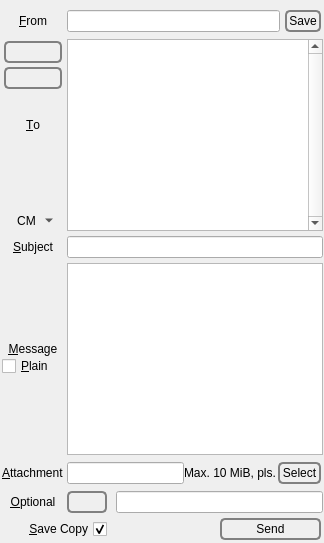
             <widget class="QWidget" name="tab_5">
              <attribute name="icon">
               <iconset resource="../Icons/icons.qrc">
                <normaloff>:/nuvola/write.png</normaloff>:/nuvola/write.png</iconset>
              </attribute>
              <attribute name="title">
               <string>&amp;Write</string>
              </attribute>
              <layout class="QVBoxLayout" name="verticalLayout_27">
               <property name="spacing">
                <number>3</number>
               </property>
               <property name="leftMargin">
                <number>2</number>
               </property>
               <property name="topMargin">
                <number>1</number>
               </property>
               <property name="rightMargin">
                <number>1</number>
               </property>
               <property name="bottomMargin">
                <number>1</number>
               </property>
               <item>
                <layout class="QGridLayout" name="gridLayout_4">
                 <property name="topMargin">
                  <number>7</number>
                 </property>
                 <property name="horizontalSpacing">
                  <number>3</number>
                 </property>
                 <property name="verticalSpacing">
                  <number>5</number>
                 </property>
                 <item row="0" column="0">
                  <widget class="QLabel" name="label_16">
                   <property name="text">
                    <string>&amp;From</string>
                   </property>
                   <property name="alignment">
                    <set>Qt::AlignCenter</set>
                   </property>
                   <property name="buddy">
                    <cstring>emailName</cstring>
                   </property>
                  </widget>
                 </item>
                 <item row="0" column="1">
                  <layout class="QHBoxLayout" name="horizontalLayout_20">
                   <property name="spacing">
                    <number>3</number>
                   </property>
                   <property name="topMargin">
                    <number>0</number>
                   </property>
                   <item>
                    <widget class="QLineEdit" name="emailName"/>
                   </item>
                   <item>
                    <widget class="QPushButton" name="saveEmailName">
                     <property name="toolTip">
                      <string>Save my name.</string>
                     </property>
                     <property name="styleSheet">
                      <string notr="true">QPushButton {
 border: 2px solid gray;
 background-color: qlineargradient(x1: 0, y1: 0, x2: 0, y2: 1,
                                   stop: 0 #E0E0E0, stop: 1 #FFFFFF);
 border-radius: 5px;
 margin: 2px;
 padding: 2px;
 }



QPushButton:hover { 
background-color: qlineargradient(x1: 0, y1: 0, x2: 0, y2: 1,
                                   stop: 0 rgb(254,229,172), stop: 1 #FFFFFF);
background-position: top center; } 

QPushButton:pressed {
     background-color: darkgrey;
     border-style: inset;
 }</string>
                     </property>
                     <property name="text">
                      <string>Save</string>
                     </property>
                    </widget>
                   </item>
                  </layout>
                 </item>
                 <item row="9" column="1">
                  <layout class="QHBoxLayout" name="horizontalLayout_31">
                   <property name="spacing">
                    <number>9</number>
                   </property>
                   <item>
                    <widget class="QPushButton" name="generateGoldBug">
                     <property name="toolTip">
                      <string>&lt;html&gt;&lt;head/&gt;&lt;body&gt;&lt;p&gt;Add with the GoldBug an additional layer of encryption to the e-mail. &lt;br&gt;Do remember to notify all recipients of the GoldBug password.&lt;/p&gt;&lt;/body&gt;&lt;/html&gt;</string>
                     </property>
                     <property name="styleSheet">
                      <string notr="true">QPushButton {
 border: 2px solid gray;
 background-color: qlineargradient(x1: 0, y1: 0, x2: 0, y2: 1,
                                   stop: 0 #E0E0E0, stop: 1 #FFFFFF);
 border-radius: 5px;

 padding: 2px;
 }


QPushButton:hover { 
background-color: qlineargradient(x1: 0, y1: 0, x2: 0, y2: 1,
                                   stop: 0 rgb(254,229,172), stop: 1 #FFFFFF);
background-position: top center; } 

QPushButton:pressed {
     background-color: darkgrey;
     border-style: inset;
 }</string>
                     </property>
                     <property name="text">
                      <string/>
                     </property>
                     <property name="icon">
                      <iconset resource="../Icons/icons.qrc">
                       <normaloff>:/nuvola/goldbug.png</normaloff>:/nuvola/goldbug.png</iconset>
                     </property>
                     <property name="autoRepeatDelay">
                      <number>300</number>
                     </property>
                     <property name="autoRepeatInterval">
                      <number>100</number>
                     </property>
                     <property name="flat">
                      <bool>true</bool>
                     </property>
                    </widget>
                   </item>
                   <item>
                    <widget class="QLineEdit" name="goldbug"/>
                   </item>
                  </layout>
                 </item>
                 <item row="9" column="0">
                  <widget class="QLabel" name="label_6">
                   <property name="text">
                    <string>&amp;Optional</string>
                   </property>
                   <property name="alignment">
                    <set>Qt::AlignCenter</set>
                   </property>
                   <property name="buddy">
                    <cstring>goldbug</cstring>
                   </property>
                  </widget>
                 </item>
                 <item row="5" column="1">
                  <widget class="QTextEdit" name="outgoingMessage">
                   <property name="tabChangesFocus">
                    <bool>true</bool>
                   </property>
                   <property name="overwriteMode">
                    <bool>false</bool>
                   </property>
                  </widget>
                 </item>
                 <item row="2" column="0">
                  <layout class="QVBoxLayout" name="verticalLayout_31">
                   <item>
                    <layout class="QVBoxLayout" name="verticalLayout_33">
                     <item>
                      <layout class="QHBoxLayout" name="horizontalLayout_17">
                       <item>
                        <widget class="QPushButton" name="copyrepleo_email">
                         <property name="toolTip">
                          <string>&lt;html&gt;&lt;head/&gt;&lt;body&gt;&lt;p&gt;Copy the E-Mail-Repleo of the selected friend.&lt;/p&gt;&lt;/body&gt;&lt;/html&gt;</string>
                         </property>
                         <property name="styleSheet">
                          <string notr="true">QPushButton {
 border: 2px solid gray;
 background-color: qlineargradient(x1: 0, y1: 0, x2: 0, y2: 1,
                                   stop: 0 #E0E0E0, stop: 1 #FFFFFF);
 border-radius: 5px;
 margin: 2px;
 padding: 2px;
 }


QPushButton:hover { 
background-color: qlineargradient(x1: 0, y1: 0, x2: 0, y2: 1,
                                   stop: 0 rgb(254,229,172), stop: 1 #FFFFFF);
background-position: top center; } 

QPushButton:pressed {
     background-color: darkgrey;
     border-style: inset;
 }</string>
                         </property>
                         <property name="text">
                          <string/>
                         </property>
                         <property name="icon">
                          <iconset resource="../Icons/icons.qrc">
                           <normaloff>:/nuvola/repleo-email.png</normaloff>:/nuvola/repleo-email.png</iconset>
                         </property>
                        </widget>
                       </item>
                      </layout>
                     </item>
                     <item>
                      <layout class="QHBoxLayout" name="horizontalLayout_33">
                       <item>
                        <widget class="QPushButton" name="clearOutgoing">
                         <property name="toolTip">
                          <string>&lt;html&gt;&lt;head/&gt;&lt;body&gt;&lt;p&gt;Clear all.&lt;/p&gt;&lt;/body&gt;&lt;/html&gt;</string>
                         </property>
                         <property name="styleSheet">
                          <string notr="true">QPushButton {
 border: 2px solid gray;
 background-color: qlineargradient(x1: 0, y1: 0, x2: 0, y2: 1,
                                   stop: 0 #E0E0E0, stop: 1 #FFFFFF);
 border-radius: 5px;
 margin: 2px;
 padding: 2px;
 }


QPushButton:hover { 
background-color: qlineargradient(x1: 0, y1: 0, x2: 0, y2: 1,
                                   stop: 0 rgb(254,229,172), stop: 1 #FFFFFF);
background-position: top center; } 

QPushButton:pressed {
     background-color: darkgrey;
     border-style: inset;
 }</string>
                         </property>
                         <property name="text">
                          <string/>
                         </property>
                         <property name="icon">
                          <iconset resource="../Icons/icons.qrc">
                           <normaloff>:/nuvola/clear.png</normaloff>:/nuvola/clear.png</iconset>
                         </property>
                        </widget>
                       </item>
                      </layout>
                     </item>
                     <item>
                      <spacer name="verticalSpacer">
                       <property name="orientation">
                        <enum>Qt::Vertical</enum>
                       </property>
                       <property name="sizeHint" stdset="0">
                        <size>
                         <width>1</width>
                         <height>1</height>
                        </size>
                       </property>
                      </spacer>
                     </item>
                    </layout>
                   </item>
                   <item>
                    <widget class="QLabel" name="label_10">
                     <property name="text">
                      <string>&amp;To</string>
                     </property>
                     <property name="alignment">
                      <set>Qt::AlignCenter</set>
                     </property>
                     <property name="buddy">
                      <cstring>emailParticipants</cstring>
                     </property>
                    </widget>
                   </item>
                   <item>
                    <spacer name="verticalSpacer_14">
                     <property name="orientation">
                      <enum>Qt::Vertical</enum>
                     </property>
                     <property name="sizeHint" stdset="0">
                      <size>
                       <width>1</width>
                       <height>1</height>
                      </size>
                     </property>
                    </spacer>
                   </item>
                   <item>
                    <layout class="QHBoxLayout" name="horizontalLayout_46">
                     <property name="spacing">
                      <number>0</number>
                     </property>
                     <property name="topMargin">
                      <number>0</number>
                     </property>
                     <item>
                      <widget class="QToolButton" name="emailWriteActionMenu">
                       <property name="toolTip">
                        <string>&lt;html&gt;&lt;head/&gt;&lt;body&gt;&lt;p&gt;Right-mouse context menu as a button for tablets.&lt;/p&gt;&lt;/body&gt;&lt;/html&gt;</string>
                       </property>
                       <property name="styleSheet">
                        <string notr="true">QPushButton {
 border: 2px solid gray;
 background-color: qlineargradient(x1: 0, y1: 0, x2: 0, y2: 1,
                                   stop: 0 #E0E0E0, stop: 1 #FFFFFF);
 border-radius: 5px;
 margin: 2px;
 padding: 2px;
 }


QPushButton:hover { 
background-color: qlineargradient(x1: 0, y1: 0, x2: 0, y2: 1,
                                   stop: 0 rgb(254,229,172), stop: 1 #FFFFFF);
background-position: top center; } 

QPushButton:pressed {
     background-color: darkgrey;
     border-style: inset;
 }</string>
                       </property>
                       <property name="text">
                        <string>CM</string>
                       </property>
                       <property name="icon">
                        <iconset resource="../Icons/icons.qrc">
                         <normaloff>:/generic/menu.png</normaloff>:/generic/menu.png</iconset>
                       </property>
                       <property name="popupMode">
                        <enum>QToolButton::MenuButtonPopup</enum>
                       </property>
                       <property name="autoRaise">
                        <bool>true</bool>
                       </property>
                      </widget>
                     </item>
                    </layout>
                   </item>
                  </layout>
                 </item>
                 <item row="4" column="0">
                  <widget class="QLabel" name="label_25">
                   <property name="text">
                    <string>&amp;Subject</string>
                   </property>
                   <property name="alignment">
                    <set>Qt::AlignCenter</set>
                   </property>
                   <property name="buddy">
                    <cstring>outgoingSubject</cstring>
                   </property>
                  </widget>
                 </item>
                 <item row="4" column="1">
                  <widget class="QLineEdit" name="outgoingSubject"/>
                 </item>
                 <item row="2" column="1">
                  <widget class="QTableWidget" name="emailParticipants">
                   <property name="verticalScrollBarPolicy">
                    <enum>Qt::ScrollBarAlwaysOn</enum>
                   </property>
                   <property name="horizontalScrollBarPolicy">
                    <enum>Qt::ScrollBarAlwaysOff</enum>
                   </property>
                   <property name="alternatingRowColors">
                    <bool>false</bool>
                   </property>
                   <property name="selectionBehavior">
                    <enum>QAbstractItemView::SelectRows</enum>
                   </property>
                   <property name="horizontalScrollMode">
                    <enum>QAbstractItemView::ScrollPerPixel</enum>
                   </property>
                   <property name="gridStyle">
                    <enum>Qt::DotLine</enum>
                   </property>
                   <property name="sortingEnabled">
                    <bool>true</bool>
                   </property>
                   <attribute name="horizontalHeaderVisible">
                    <bool>false</bool>
                   </attribute>
                   <attribute name="horizontalHeaderDefaultSectionSize">
                    <number>125</number>
                   </attribute>
                   <attribute name="horizontalHeaderMinimumSectionSize">
                    <number>125</number>
                   </attribute>
                   <attribute name="horizontalHeaderStretchLastSection">
                    <bool>true</bool>
                   </attribute>
                   <attribute name="verticalHeaderVisible">
                    <bool>false</bool>
                   </attribute>
                   <column>
                    <property name="text">
                     <string>Participant</string>
                    </property>
                   </column>
                   <column>
                    <property name="text">
                     <string>OID</string>
                    </property>
                   </column>
                   <column>
                    <property name="text">
                     <string>neighbor_oid</string>
                    </property>
                   </column>
                   <column>
                    <property name="text">
                     <string>public_key_hash</string>
                    </property>
                   </column>
                  </widget>
                 </item>
                 <item row="6" column="1">
                  <layout class="QHBoxLayout" name="horizontalLayout_68">
                   <item>
                    <widget class="QLineEdit" name="attachment"/>
                   </item>
                   <item>
                    <widget class="QLabel" name="label_95">
                     <property name="text">
                      <string>Max. 10 MiB, pls.</string>
                     </property>
                    </widget>
                   </item>
                   <item>
                    <widget class="QPushButton" name="selectAttachment">
                     <property name="styleSheet">
                      <string notr="true">QPushButton {
 border: 2px solid gray;
 background-color: qlineargradient(x1: 0, y1: 0, x2: 0, y2: 1,
                                   stop: 0 #E0E0E0, stop: 1 #FFFFFF);
 border-radius: 5px;
 margin: 2px;
 padding: 2px;
 }


QPushButton:hover { 
background-color: qlineargradient(x1: 0, y1: 0, x2: 0, y2: 1,
                                   stop: 0 rgb(254,229,172), stop: 1 #FFFFFF);
background-position: top center; } 

QPushButton:pressed {
     background-color: darkgrey;
     border-style: inset;
 }</string>
                     </property>
                     <property name="text">
                      <string>Select</string>
                     </property>
                    </widget>
                   </item>
                  </layout>
                 </item>
                 <item row="6" column="0">
                  <widget class="QLabel" name="label_31">
                   <property name="text">
                    <string>&amp;Attachment</string>
                   </property>
                   <property name="buddy">
                    <cstring>attachment</cstring>
                   </property>
                  </widget>
                 </item>
                 <item row="5" column="0">
                  <layout class="QVBoxLayout" name="verticalLayout_70">
                   <item>
                    <spacer name="verticalSpacer_9">
                     <property name="orientation">
                      <enum>Qt::Vertical</enum>
                     </property>
                     <property name="sizeHint" stdset="0">
                      <size>
                       <width>20</width>
                       <height>40</height>
                      </size>
                     </property>
                    </spacer>
                   </item>
                   <item>
                    <widget class="QLabel" name="label_26">
                     <property name="text">
                      <string>&amp;Message</string>
                     </property>
                     <property name="alignment">
                      <set>Qt::AlignCenter</set>
                     </property>
                     <property name="buddy">
                      <cstring>outgoingMessage</cstring>
                     </property>
                    </widget>
                   </item>
                   <item>
                    <widget class="QCheckBox" name="plain">
                     <property name="text">
                      <string>&amp;Plain</string>
                     </property>
                    </widget>
                   </item>
                   <item>
                    <spacer name="verticalSpacer_15">
                     <property name="orientation">
                      <enum>Qt::Vertical</enum>
                     </property>
                     <property name="sizeHint" stdset="0">
                      <size>
                       <width>20</width>
                       <height>40</height>
                      </size>
                     </property>
                    </spacer>
                   </item>
                  </layout>
                 </item>
                </layout>
               </item>
               <item>
                <layout class="QHBoxLayout" name="horizontalLayout_29">
                 <property name="leftMargin">
                  <number>0</number>
                 </property>
                 <item>
                  <widget class="QCheckBox" name="saveCopy">
                   <property name="toolTip">
                    <string>&lt;html&gt;&lt;head/&gt;&lt;body&gt;&lt;p&gt;Save a copy of your e-mail.&lt;/p&gt;&lt;/body&gt;&lt;/html&gt;</string>
                   </property>
                   <property name="layoutDirection">
                    <enum>Qt::RightToLeft</enum>
                   </property>
                   <property name="text">
                    <string>&amp;Save Copy</string>
                   </property>
                   <property name="iconSize">
                    <size>
                     <width>20</width>
                     <height>20</height>
                    </size>
                   </property>
                   <property name="checked">
                    <bool>true</bool>
                   </property>
                  </widget>
                 </item>
                 <item>
                  <widget class="Line" name="line_18">
                   <property name="lineWidth">
                    <number>0</number>
                   </property>
                   <property name="orientation">
                    <enum>Qt::Horizontal</enum>
                   </property>
                  </widget>
                 </item>
                 <item>
                  <widget class="QPushButton" name="sendMail">
                   <property name="toolTip">
                    <string>&lt;html&gt;&lt;head/&gt;&lt;body&gt;&lt;p&gt;Send your e-mail.&lt;/p&gt;&lt;/body&gt;&lt;/html&gt;</string>
                   </property>
                   <property name="styleSheet">
                    <string notr="true">QPushButton {
 border: 2px solid gray;
 background-color: qlineargradient(x1: 0, y1: 0, x2: 0, y2: 1,
                                   stop: 0 #E0E0E0, stop: 1 #FFFFFF);
 border-radius: 5px;
 margin: 2px;
 padding: 2px;
 }


QPushButton:hover { 
background-color: qlineargradient(x1: 0, y1: 0, x2: 0, y2: 1,
                                   stop: 0 rgb(254,229,172), stop: 1 #FFFFFF);
background-position: top center; } 

QPushButton:pressed {
     background-color: darkgrey;
     border-style: inset;
 }</string>
                   </property>
                   <property name="text">
                    <string>Send</string>
                   </property>
                   <property name="icon">
                    <iconset resource="../Icons/icons.qrc">
                     <normaloff>:/nuvola/email.png</normaloff>:/nuvola/email.png</iconset>
                   </property>
                   <property name="iconSize">
                    <size>
                     <width>20</width>
                     <height>20</height>
                    </size>
                   </property>
                  </widget>
                 </item>
                </layout>
               </item>
              </layout>
             </widget>
